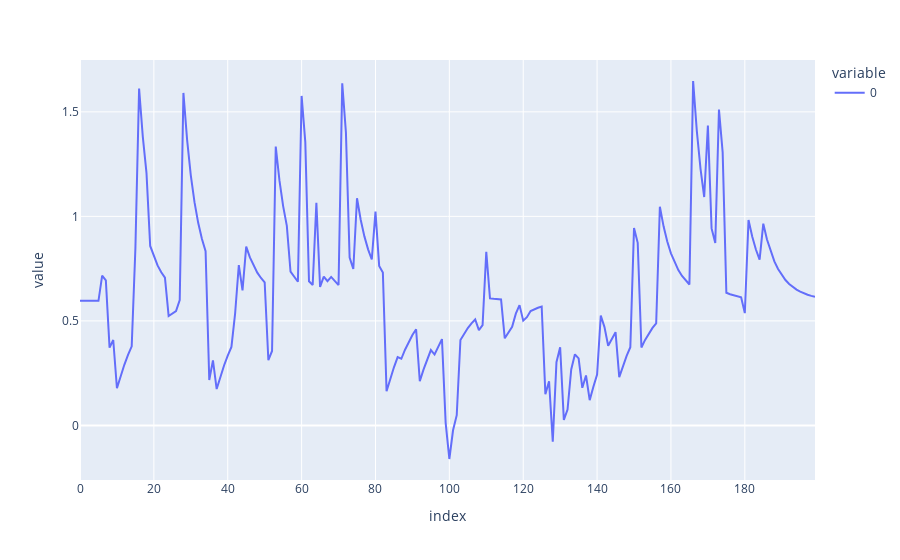

Notebook source saved alongside this figure:
### Code cell
px.line(dendrite_np[5][:, 1])

### Figure 1 — Plotly figure (JSON) as saved in the notebook; plotly's stock layout.template omitted (floating-point values rounded to 4 significant figures; data arrays with more than 128 entries replaced by an {"elided": "..."} marker saying what was removed)
{"data": [{"hovertemplate": "variable=0<br>index=%{x}<br>value=%{y}<extra></extra>", "legendgroup": "0", "line": {"color": "#636efa", "dash": "solid"}, "mode": "lines", "name": "0", "orientation": "v", "showlegend": true, "type": "scatter", "x": {"elided": "200 int values"}, "xaxis": "x", "y": {"elided": "200 float values"}, "yaxis": "y"}], "layout": {"legend": {"title": {"text": "variable"}, "tracegroupgap": 0}, "margin": {"t": 60}, "xaxis": {"anchor": "y", "domain": [0, 1], "title": {"text": "index"}}, "yaxis": {"anchor": "x", "domain": [0, 1], "title": {"text": "value"}}}}
